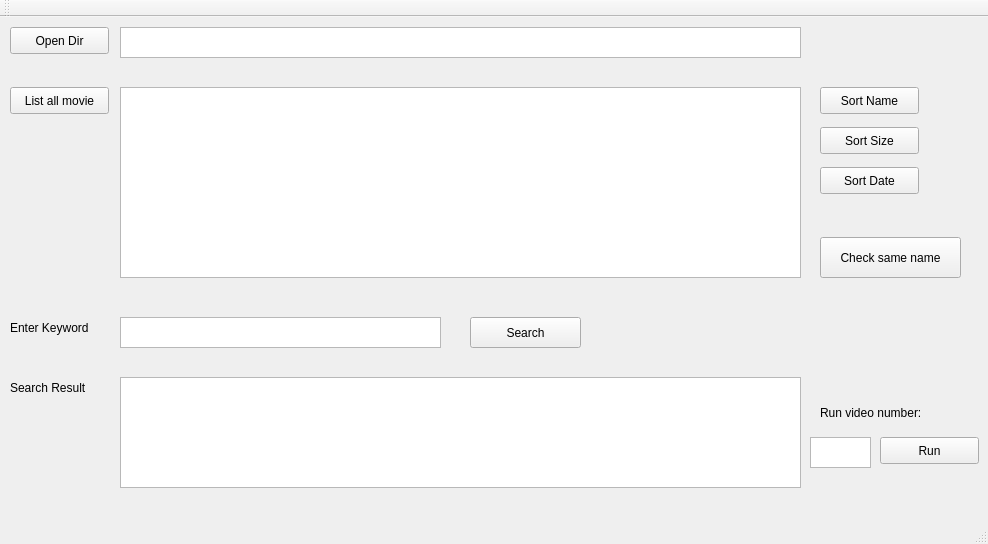
<?xml version="1.0" encoding="UTF-8"?>
<ui version="4.0">
 <class>MainWindow</class>
 <widget class="QMainWindow" name="MainWindow">
  <property name="geometry">
   <rect>
    <x>0</x>
    <y>0</y>
    <width>988</width>
    <height>544</height>
   </rect>
  </property>
  <property name="mouseTracking">
   <bool>true</bool>
  </property>
  <property name="windowTitle">
   <string>MainWindow</string>
  </property>
  <widget class="QWidget" name="centralWidget">
   <widget class="QPushButton" name="pushButton">
    <property name="geometry">
     <rect>
      <x>10</x>
      <y>70</y>
      <width>99</width>
      <height>27</height>
     </rect>
    </property>
    <property name="text">
     <string>List all movie</string>
    </property>
   </widget>
   <widget class="QPushButton" name="pushButton_2">
    <property name="geometry">
     <rect>
      <x>10</x>
      <y>10</y>
      <width>99</width>
      <height>27</height>
     </rect>
    </property>
    <property name="text">
     <string>Open Dir</string>
    </property>
   </widget>
   <widget class="QTextEdit" name="show_list">
    <property name="geometry">
     <rect>
      <x>120</x>
      <y>70</y>
      <width>681</width>
      <height>191</height>
     </rect>
    </property>
   </widget>
   <widget class="QPushButton" name="pushButton_3">
    <property name="geometry">
     <rect>
      <x>820</x>
      <y>70</y>
      <width>99</width>
      <height>27</height>
     </rect>
    </property>
    <property name="text">
     <string>Sort Name</string>
    </property>
   </widget>
   <widget class="QPushButton" name="pushButton_4">
    <property name="geometry">
     <rect>
      <x>820</x>
      <y>110</y>
      <width>99</width>
      <height>27</height>
     </rect>
    </property>
    <property name="text">
     <string>Sort Size</string>
    </property>
   </widget>
   <widget class="QPushButton" name="pushButton_5">
    <property name="geometry">
     <rect>
      <x>820</x>
      <y>150</y>
      <width>99</width>
      <height>27</height>
     </rect>
    </property>
    <property name="text">
     <string>Sort Date</string>
    </property>
   </widget>
   <widget class="QPushButton" name="pushButton_6">
    <property name="geometry">
     <rect>
      <x>820</x>
      <y>220</y>
      <width>141</width>
      <height>41</height>
     </rect>
    </property>
    <property name="text">
     <string>Check same name</string>
    </property>
   </widget>
   <widget class="QTextEdit" name="DIR">
    <property name="geometry">
     <rect>
      <x>120</x>
      <y>10</y>
      <width>681</width>
      <height>31</height>
     </rect>
    </property>
   </widget>
   <widget class="QLabel" name="label">
    <property name="geometry">
     <rect>
      <x>10</x>
      <y>300</y>
      <width>101</width>
      <height>21</height>
     </rect>
    </property>
    <property name="text">
     <string>Enter Keyword</string>
    </property>
   </widget>
   <widget class="QTextEdit" name="key">
    <property name="geometry">
     <rect>
      <x>120</x>
      <y>300</y>
      <width>321</width>
      <height>31</height>
     </rect>
    </property>
   </widget>
   <widget class="QLabel" name="label_2">
    <property name="geometry">
     <rect>
      <x>10</x>
      <y>360</y>
      <width>91</width>
      <height>21</height>
     </rect>
    </property>
    <property name="text">
     <string>Search Result</string>
    </property>
   </widget>
   <widget class="QPushButton" name="pushButton_7">
    <property name="geometry">
     <rect>
      <x>470</x>
      <y>300</y>
      <width>111</width>
      <height>31</height>
     </rect>
    </property>
    <property name="text">
     <string>Search</string>
    </property>
   </widget>
   <widget class="QTextBrowser" name="searchResult">
    <property name="geometry">
     <rect>
      <x>120</x>
      <y>360</y>
      <width>681</width>
      <height>111</height>
     </rect>
    </property>
    <property name="mouseTracking">
     <bool>true</bool>
    </property>
   </widget>
   <widget class="QLabel" name="label_3">
    <property name="geometry">
     <rect>
      <x>820</x>
      <y>380</y>
      <width>131</width>
      <height>31</height>
     </rect>
    </property>
    <property name="text">
     <string>Run video number:</string>
    </property>
   </widget>
   <widget class="QTextEdit" name="videoNumber">
    <property name="geometry">
     <rect>
      <x>810</x>
      <y>420</y>
      <width>61</width>
      <height>31</height>
     </rect>
    </property>
   </widget>
   <widget class="QPushButton" name="pushButton_8">
    <property name="geometry">
     <rect>
      <x>880</x>
      <y>420</y>
      <width>99</width>
      <height>27</height>
     </rect>
    </property>
    <property name="text">
     <string>Run</string>
    </property>
   </widget>
  </widget>
  <widget class="QMenuBar" name="menuBar">
   <property name="geometry">
    <rect>
     <x>0</x>
     <y>0</y>
     <width>988</width>
     <height>25</height>
    </rect>
   </property>
  </widget>
  <widget class="QToolBar" name="mainToolBar">
   <attribute name="toolBarArea">
    <enum>TopToolBarArea</enum>
   </attribute>
   <attribute name="toolBarBreak">
    <bool>false</bool>
   </attribute>
  </widget>
  <widget class="QStatusBar" name="statusBar"/>
 </widget>
 <layoutdefault spacing="6" margin="11"/>
 <resources/>
 <connections/>
</ui>
